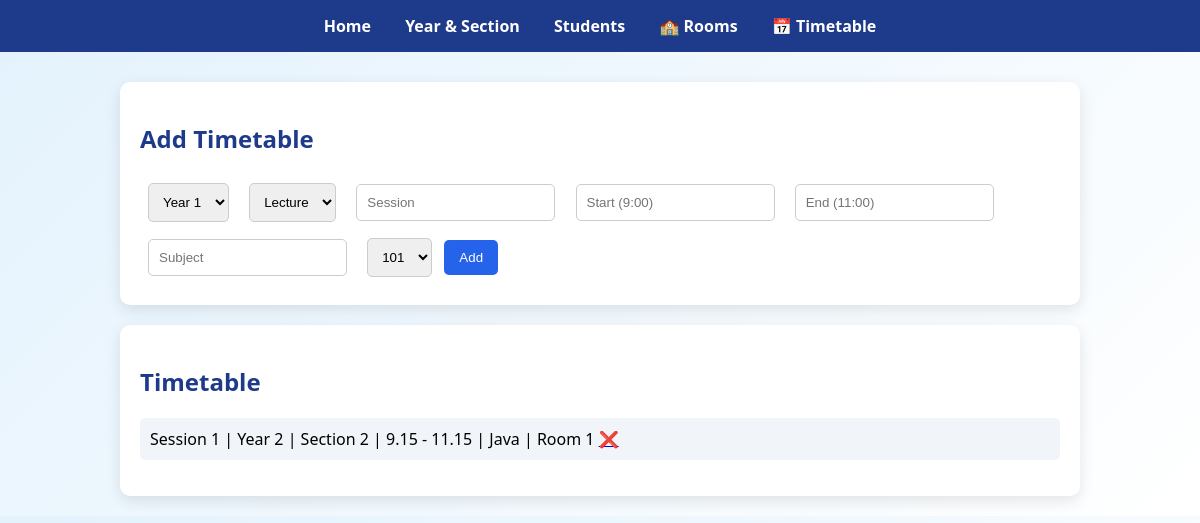
Page /timetable on the earlier database version.
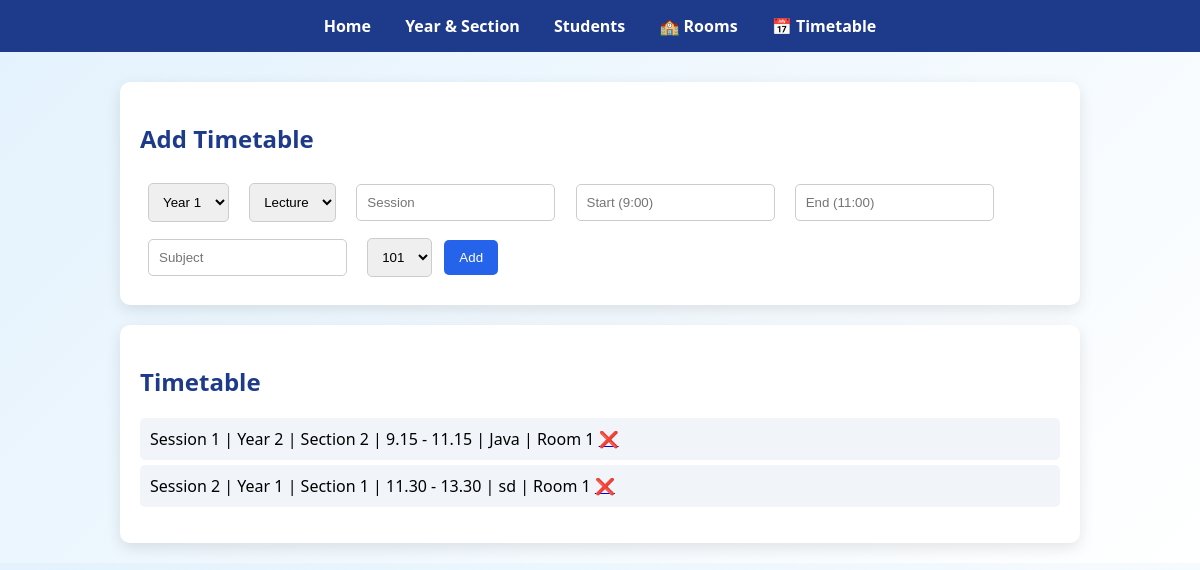
Same page on the later database version.
### app/models.py (models this page shows, shortened)
class Timetable(db.Model):
    __tablename__ = 'timetable'
    id = db.Column(db.Integer, primary_key=True)
    year_id = db.Column(db.Integer, db.ForeignKey('years.id'))
    section_id = db.Column(db.Integer, db.ForeignKey('sections.id'))
    session_number = db.Column(db.Integer)
    start_time = db.Column(db.String(10))
    end_time = db.Column(db.String(10))
    subject_name = db.Column(db.String(100))
    room_id = db.Column(db.Integer, db.ForeignKey('rooms.id'))

### app/routes.py (the view)
@main.route("/timetable")
def timetable():
    timetable = Timetable.query.all()
    years = Year.query.all()
    sections = Section.query.all()
    rooms = Room.query.all()
    return render_template(
        "timetable.html",
        timetable=timetable,
        years=years,
        sections=sections,
        rooms=rooms
    )

### templates/timetable.html
{% extends "base.html" %}
{% block content %}
<div class="card">
    <h2>Add Timetable</h2>
    <form action="/add_timetable" method="POST">
        <select name="year_id">
            {% for year in years %}
            <option value="{{ year.id }}">Year {{ year.year_number }}</option>
            {% endfor %}
        </select>
        <select name="section_id">
            {% for section in sections %}
            <option value="{{ section.id }}">
                {{ section.section_name }}
            </option>
            {% endfor %}
        </select>
        <input type="number" name="session_number" placeholder="Session" required>
        <input type="text" name="start_time" placeholder="Start (9:00)" required>
        <input type="text" name="end_time" placeholder="End (11:00)" required>
        <input type="text" name="subject_name" placeholder="Subject" required>
        <select name="room_id">
            {% for room in rooms %}
            <option value="{{ room.id }}">
                {{ room.room_name }}
            </option>
            {% endfor %}
        </select>
        <button>Add</button>
    </form>
</div>
<div class="card">
    <h2>Timetable</h2>
    <ul>
        {% for t in timetable %}
        <li>
            Session {{ t.session_number }} |
            Year {{ t.year_id }} |
            Section {{ t.section_id }} |
            {{ t.start_time }} - {{ t.end_time }} |
            {{ t.subject_name }} |
            Room {{ t.room_id }}
            <a href="/delete_timetable/{{ t.id }}">❌</a>
        </li>
        {% endfor %}
    </ul>
</div>
{% endblock %}

### templates/base.html (shortened to what this page needs)
<!DOCTYPE html>
<html>
<head>
    <link rel="stylesheet" href="{{ url_for('static', filename='style.css') }}">
</head>
<body>
<nav>
    <a href="/">Home</a>
    <a href="/manage">Year & Section</a>
    <a href="/students">Students</a>
    <a href="/rooms">🏫 Rooms</a>
    <a href="/timetable">📅 Timetable</a>
</nav>
<div class="container">
    {% block content %}{% endblock %}
</div>
</body>
</html>

### static/style.css (style rules this page uses)
body { margin: 0; font-family: 'Segoe UI', sans-serif; background: linear-gradient(135deg, #e3f2fd, #ffffff); }
nav { background: #1e3a8a; padding: 15px; text-align: center; }
nav a { color: white; text-decoration: none; margin: 0 15px; font-weight: bold; transition: 0.3s; }
.container { width: 80%; margin: auto; margin-top: 30px; }
.card { background: white; padding: 20px; margin-bottom: 20px; border-radius: 10px; box-shadow: 0px 5px 15px rgba(0,0,0,0.1); transition: 0.3s; }
h1, h2 { color: #1e3a8a; }
input, select { padding: 10px; margin: 8px; border-radius: 5px; border: 1px solid #ccc; }
button { padding: 10px 15px; border: none; background: #2563eb; color: white; border-radius: 5px; cursor: pointer; transition: 0.3s; }
ul { list-style: none; padding: 0; }
li { background: #f1f5f9; padding: 10px; margin: 5px 0; border-radius: 5px; transition: 0.3s; }

Differences in the rows shown:
added Timetable: session_number "2", year_id "1", section_id "1", start_time "11.30", end_time "13.30", subject_name "sd", room_id "1"
